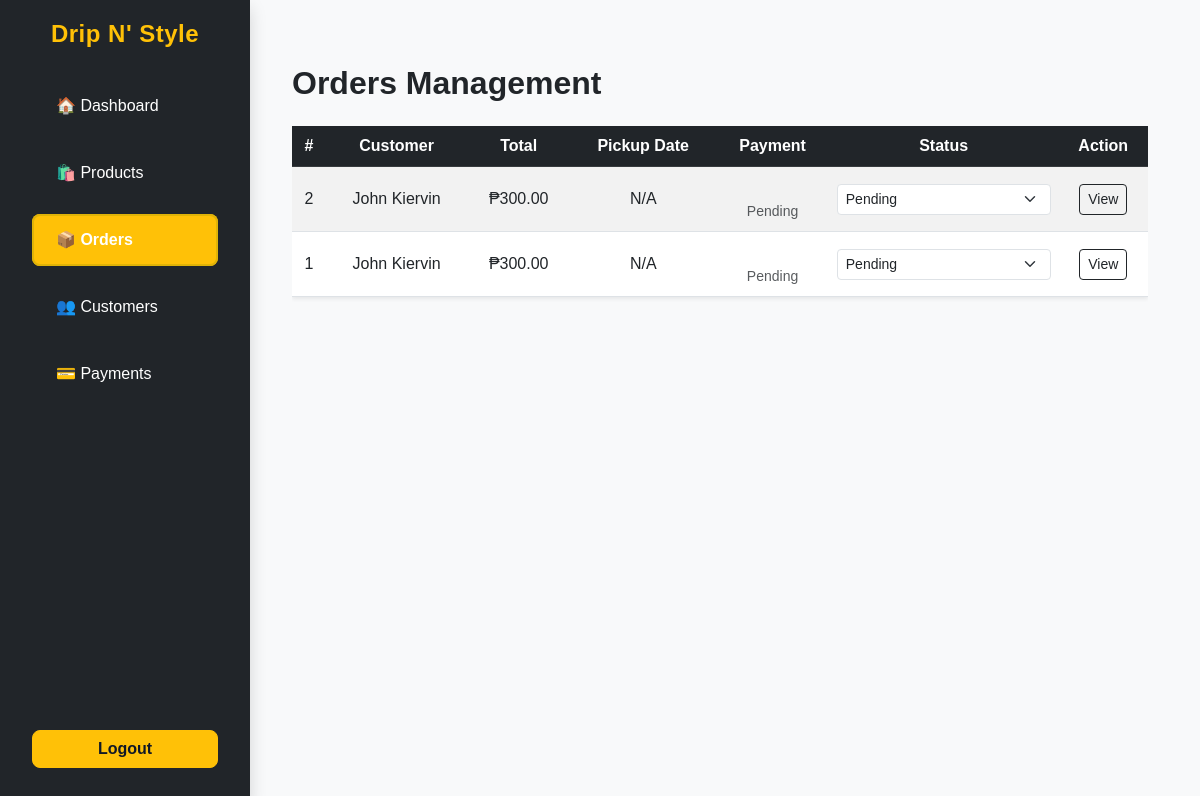
The app's page /admin/orders.php (signed in), older data.
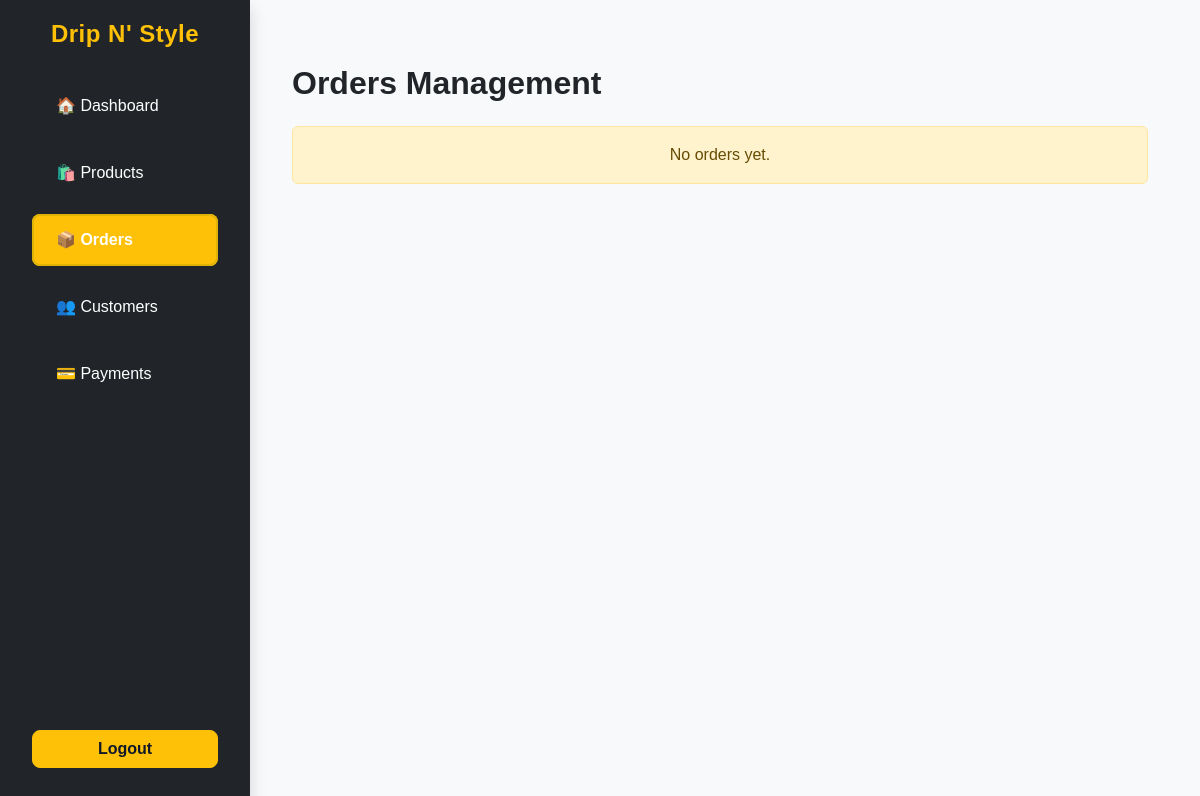
The same page, newer data.
### tables this page shows
CREATE TABLE `orders` (
  `order_id` int(11) NOT NULL,
  `user_id` int(11) DEFAULT NULL,
  `order_date` datetime DEFAULT current_timestamp(),
  `total_amount` decimal(10,2) NOT NULL,
  `order_status` enum('Pending','Ready for Pickup','Completed','Cancelled') DEFAULT 'Pending',
  `pickup_date` date DEFAULT NULL,
  `payment_id` int(11) DEFAULT NULL
);

CREATE TABLE `users` (
  `user_id` int(11) NOT NULL,
  `name` varchar(100) NOT NULL,
  `email` varchar(100) NOT NULL,
  `password` varchar(255) NOT NULL,
  `role` enum('admin','customer') NOT NULL DEFAULT 'customer',
  `status` enum('active','inactive') DEFAULT 'active',
  `date_created` datetime DEFAULT current_timestamp(),
  `reset_token` varchar(255) DEFAULT NULL,
  `token_expiry` datetime DEFAULT NULL,
  `contact_number` varchar(20) DEFAULT NULL
);

CREATE TABLE `payments` (
  `payment_id` int(11) NOT NULL,
  `order_id` int(11) NOT NULL,
  `payment_method` enum('Cash on Pickup','GCash','PayMongo','Other') DEFAULT 'Cash on Pickup',
  `payment_ref` varchar(100) DEFAULT NULL,
  `amount` decimal(10,2) NOT NULL,
  `payment_date` datetime DEFAULT current_timestamp(),
  `payment_status` enum('Pending','Paid','Failed') DEFAULT 'Pending'
);

### App/Controllers/OrderController.php (called while the page is built, shortened)
<?php
require_once __DIR__ . '/../DAO/OrderDAO.php';
class OrderController {
    private $orderDAO;
    public function __construct($conn) {
        $this->orderDAO = new OrderDAO($conn);
    }
    public function getAllOrders() {
        return $this->orderDAO->getAllOrders();
    }
}

### App/DAO/orderDAO.php (called while the page is built, shortened)
<?php
class OrderDAO {
    private $conn;
    public function __construct($conn) {
        $this->conn = $conn;
    }
    public function getAllOrders() {
        $sql = "
            SELECT
                o.order_id,
                o.user_id,
                u.name AS customer_name,
                o.total_amount AS total,
                o.order_status AS status,
                o.pickup_date,
                o.order_date,
                p.payment_method,
                p.payment_status,
                p.payment_ref,
                p.amount AS paid_amount
            FROM orders o
            LEFT JOIN users u ON o.user_id = u.user_id
            LEFT JOIN payments p ON o.payment_id = p.payment_id
            ORDER BY o.order_date DESC
        ";
        $result = $this->conn->query($sql);
        return $result ? $result->fetch_all(MYSQLI_ASSOC) : [];
    }
}

### Public/admin/orders.php (the view, shortened to what this page needs)
<?php
require_once __DIR__ . '/../../App/config/database_connect.php';
require_once __DIR__ . '/../../App/Controllers/OrderController.php';
$db = new Database();
$conn = $db->connect();
$orderController = new OrderController($conn);
$orders = $orderController->getAllOrders();
?>
<div class="container py-4">
  <h2 class="fw-bold mb-4"><i class="bi bi-bag-check"></i> Orders Management</h2>
  <?php if (empty($orders)): ?>
    <div class="alert alert-warning text-center">No orders yet.</div>
  <?php else: ?>
    <div class="table-responsive">
      <table class="table table-striped align-middle text-center shadow-sm">
        <thead class="table-dark">
          <tr>
            <th>#</th>
            <th>Customer</th>
            <th>Total</th>
            <th>Pickup Date</th>
            <th>Payment</th>
            <th>Status</th>
            <th>Action</th>
          </tr>
        </thead>
        <tbody>
          <?php foreach ($orders as $o): ?>
            <tr>
              <td><?= $o['order_id'] ?></td>
              <td><?= htmlspecialchars($o['customer_name'] ?? 'Guest') ?></td>
              <td>₱<?= number_format($o['total'], 2) ?></td>
              <td><?= $o['pickup_date'] ? date('M d, Y h:i A', strtotime($o['pickup_date'])) : 'N/A' ?></td>
              <td>
                <?= htmlspecialchars($o['payment_method'] ?? '—') ?><br>
                <small class="text-muted"><?= htmlspecialchars($o['payment_status'] ?? '—') ?></small>
              </td>
              <td>
                <form method="POST" action="update_order_status.php" class="d-inline">
                  <select name="status" class="form-select form-select-sm" onchange="this.form.submit()">
                    <?php
                    $statuses = ['Pending','Confirmed','Ready for Pickup','Completed','Cancelled'];
                    foreach ($statuses as $s):
                      $sel = $s === $o['status'] ? 'selected' : '';
                      echo "<option value='$s' $sel>$s</option>";
                    endforeach;
                    ?>
                  </select>
                </form>
              </td>
              <td>
                <button class="btn btn-sm btn-outline-dark" data-bs-toggle="modal"
                        data-bs-target="#orderModal"
                        data-orderid="<?= $o['order_id'] ?>">
                  <i class="bi bi-eye"></i> View
                </button>
              </td>
            </tr>
          <?php endforeach; ?>
        </tbody>
      </table>
    </div>
  <?php endif; ?>
</div>
<?php
$content = ob_get_clean();
include __DIR__ . '/assets/layout/main.php';
?>

### Public/admin/assets/layout/main.php (shortened to what this page needs)
<!DOCTYPE html>
<html lang="en">
<head>
  <link href="https://cdn.jsdelivr.net/npm/bootstrap@5.3.0/dist/css/bootstrap.min.css" rel="stylesheet">
  <link rel="stylesheet" href="assets/css/style.css">
</head>
<body>
  <div class="admin-layout">
    <?php include __DIR__ . '/partials/sidebar.php'; ?>
    <div class="main-content">
      <?= $content ?>
    </div>
  </div>
</body>
</html>

### Public/admin/assets/layout/partials/sidebar.php (shortened to what this page needs)
<?php
$currentPage = basename($_SERVER['PHP_SELF']);
?>
<nav class="sidebar bg-dark text-white vh-100 d-flex flex-column justify-content-between p-3 shadow">
  <div>
    <div class="brand fs-4 fw-bold text-warning mb-4 text-center">Drip N' Style</div>
    <ul class="nav flex-column gap-2">
      <li>
        <a href="../../Public/admin/dashboard.php" class="nav-link text-white <?= $currentPage === 'dashboard.php' ? 'active text-warning fw-bold' : '' ?>">🏠 Dashboard</a>
      </li>
      <li>
        <a href="../../Public/admin/products.php" class="nav-link text-white <?= $currentPage === 'products.php' ? 'active text-warning fw-bold' : '' ?>">🛍️ Products</a>
      </li>
      <li>
        <a href="../../Public/admin/orders.php" class="nav-link text-white <?= $currentPage === 'orders.php' ? 'active text-warning fw-bold' : '' ?>">📦 Orders</a>
      </li>
      <li>
        <a href="../../Public/admin/customers.php" class="nav-link text-white <?= $currentPage === 'customers.php' ? 'active text-warning fw-bold' : '' ?>">👥 Customers</a>
      </li>
      <li>
        <a href="../../Public/admin/payments.php" class="nav-link text-white <?= $currentPage === 'payments.php' ? 'active text-warning fw-bold' : '' ?>">💳 Payments</a>
      </li>
    </ul>
  </div>
  <div class="text-center mt-auto">
    <a href="<?= BASE_URL ?>App/Controllers/AuthController.php?action=logout" class="btn btn-warning m-3 fw-bold">Logout</a>
  </div>
</nav>

### Public/admin/assets/css/style.css (style rules this page uses)
body { font-family: "Poppins", sans-serif; background-color: #f5f5f5; margin: 0; }
.admin-layout { display: flex; min-height: 100vh; }
.sidebar { width: 240px; background-color: #111827; color: white; display: flex; flex-direction: column; justify-content: space-between; position: fixed; top: 0; left: 0; bottom: 0; padding: 1.5rem 0; overflow: hidden; z-index: 10; }
.sidebar .brand { font-size: 1.4rem; font-weight: 700; color: #ffc107; text-align: center; margin-bottom: 1.8rem; letter-spacing: 0.5px; }
.sidebar .nav { list-style: none; padding: 0; margin: 0; }
.sidebar .nav-link { display: block; color: #e5e7eb; text-decoration: none; padding: 0.85rem 1.5rem; transition: all 0.25s ease-in-out; border-radius: 8px; margin: 0.25rem 1rem; font-weight: 500; white-space: nowrap; }
.sidebar .nav-link:hover, .sidebar .nav-link.active { background-color: #ffc107; color: #111827; transform: none; box-shadow: inset 0 0 0 2px #e0b307; }
.main-content { flex-grow: 1; margin-left: 240px; padding: 2.5rem; background-color: #f8f9fa; min-height: 100vh; overflow-x: hidden; }
.sidebar .btn-warning { width: calc(100% - 2rem); margin: 1rem; background-color: #ffc107; color: #111827; border-radius: 8px; transition: all 0.3s ease; font-weight: 600; }

### Public/admin/assets/layout/partials/sidebar.php (style rules this page uses)
.sidebar { width: 250px; position: fixed; top: 0; left: 0; }
.nav-link { display: block; padding: 8px 15px; border-radius: 5px; transition: background 0.2s; }
.nav-link.active { background-color: rgba(255, 193, 7, 0.2); }

Row changes from the older to the newer data that the page shows:
removed orders: order_id "2", user.name "John Kiervin", total_amount "300.00", shows "N/A", payment.payment_status "Pending"
removed orders: order_id "1", user.name "John Kiervin", total_amount "300.00", shows "N/A", payment.payment_status "Pending"
Text that changed along with them:
text no longer shown: "# Customer Total Pickup Date Payment Status Action"
text now shown: "No orders yet."
